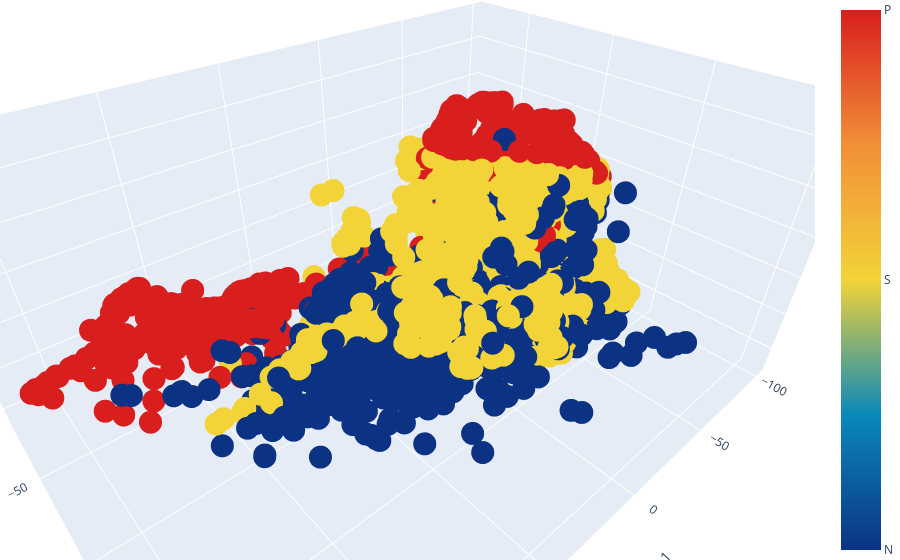

Source (notebook cell):
### Markdown cell above
The 3 projected components are shown in figure below. It is possible to spot some kind of clustering, detecting regions in which each class is predominant to the other. This is a good reasoning behind the application of PCA.

### Code cell
pca = PCA(3) 
X3 = pca.fit_transform(X)

# Split in train and test dataset
X3_train, X3_test, y3_train, y3_test = train_test_split(X3, y_cat, random_state = 45, train_size = 0.8)

# Draw results for PCA
# Source: https://plotly.com/
import plotly.graph_objects as go

fig = go.Figure(data=[go.Scatter3d( x=X3[:,0], y=X3[:,1], z=X3[:,2], 
                                   mode='markers', 
                                   marker=dict( color = y, 
                                                colorscale = 'portland', 
                                                colorbar=dict( thickness = 40, 
                                                               tickvals=[1, 2, 3],
                                                               ticktext=['N', 'S', 'P'])))])
fig.update_layout(margin=dict(l=0, r=0, b=0, t=0), scene = dict(xaxis_title="Component 1",yaxis_title="Component 2",zaxis_title="Component 3"))


fig.show()

### Figure 1 — Plotly figure (JSON) as saved in the notebook; plotly's stock layout.template omitted (floating-point values rounded to 4 significant figures; data arrays with more than 128 entries replaced by an {"elided": "..."} marker saying what was removed)
{"data": [{"marker": {"color": {"elided": "4890 int values"}, "colorbar": {"thickness": 40, "ticktext": ["N", "S", "P"], "tickvals": [1, 2, 3]}, "colorscale": [[0, "rgb(12,51,131)"], [0.25, "rgb(10,136,186)"], [0.5, "rgb(242,211,56)"], [0.75, "rgb(242,143,56)"], [1, "rgb(217,30,30)"]]}, "mode": "markers", "type": "scatter3d", "x": {"elided": "4890 float values"}, "y": {"elided": "4890 float values"}, "z": {"elided": "4890 float values"}}], "layout": {"autosize": true, "margin": {"b": 0, "l": 0, "r": 0, "t": 0}, "scene": {"aspectmode": "auto", "aspectratio": {"x": 1.443, "y": 1.009, "z": 0.6867}, "camera": {"center": {"x": 0, "y": 0, "z": 0}, "eye": {"x": 0.7474, "y": 0.8472, "z": 0.8048}, "projection": {"type": "perspective"}, "up": {"x": 0, "y": 0, "z": 1}}, "xaxis": {"title": {"text": "Component 1"}, "type": "linear"}, "yaxis": {"title": {"text": "Component 2"}, "type": "linear"}, "zaxis": {"title": {"text": "Component 3"}, "type": "linear"}}}}
